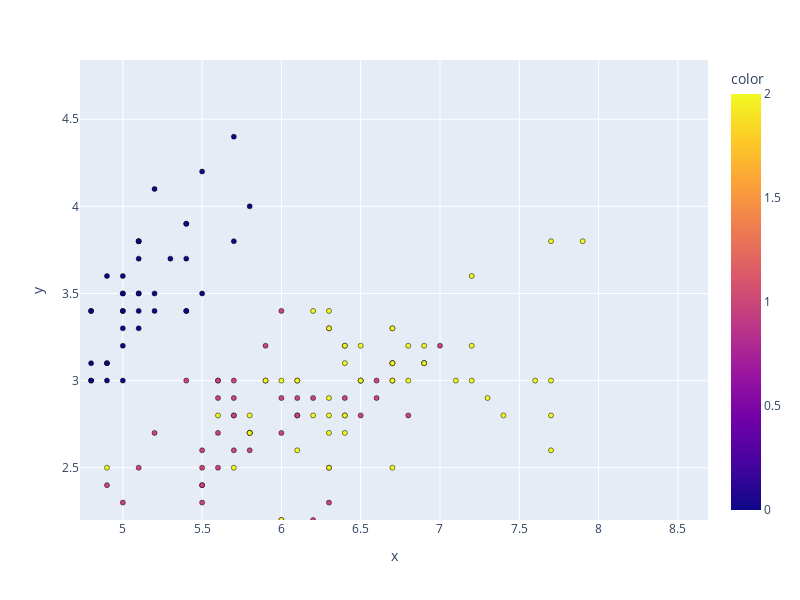

Notebook source saved alongside this figure:
### Markdown cell above
## Interactive 2D plots
We start by passing just the first two dimensions to the `EmbeddingPlotter`.
As can be seen, the target is interpreted as a regression target (colorbar), which is not what we need in our case, so let's switch to a classification target.

### Code cell
plotter = EmbeddingPlotter(data=X[:,0:2],
                           color=y)
display(plotter.plot())

### Figure 1 — Plotly figure (JSON) as saved in the notebook; plotly's stock layout.template omitted (floating-point values rounded to 4 significant figures; data arrays with more than 128 entries replaced by an {"elided": "..."} marker saying what was removed)
{"data": [{"hovertemplate": "x=%{x}<br>y=%{y}<br>color=%{marker.color}<extra></extra>", "legendgroup": "", "marker": {"color": {"elided": "150 int values"}, "coloraxis": "coloraxis", "line": {"color": "black", "width": 0.5}, "size": 5, "symbol": "circle"}, "mode": "markers", "name": "", "orientation": "v", "showlegend": false, "type": "scatter", "x": {"elided": "150 float values"}, "xaxis": "x", "y": {"elided": "150 float values"}, "yaxis": "y"}], "layout": {"coloraxis": {"colorbar": {"title": {"text": "color"}}, "colorscale": [[0, "#0d0887"], [0.1111, "#46039f"], [0.2222, "#7201a8"], [0.3333, "#9c179e"], [0.4444, "#bd3786"], [0.5556, "#d8576b"], [0.6667, "#ed7953"], [0.7778, "#fb9f3a"], [0.8889, "#fdca26"], [1, "#f0f921"]]}, "height": 600, "legend": {"itemsizing": "constant", "tracegroupgap": 0}, "margin": {"t": 60}, "width": 800, "xaxis": {"anchor": "y", "domain": [0, 1], "range": [4.73, 8.69], "title": {"text": "x"}}, "yaxis": {"anchor": "x", "domain": [0, 1], "range": [2.2, 4.84], "title": {"text": "y"}}}}
